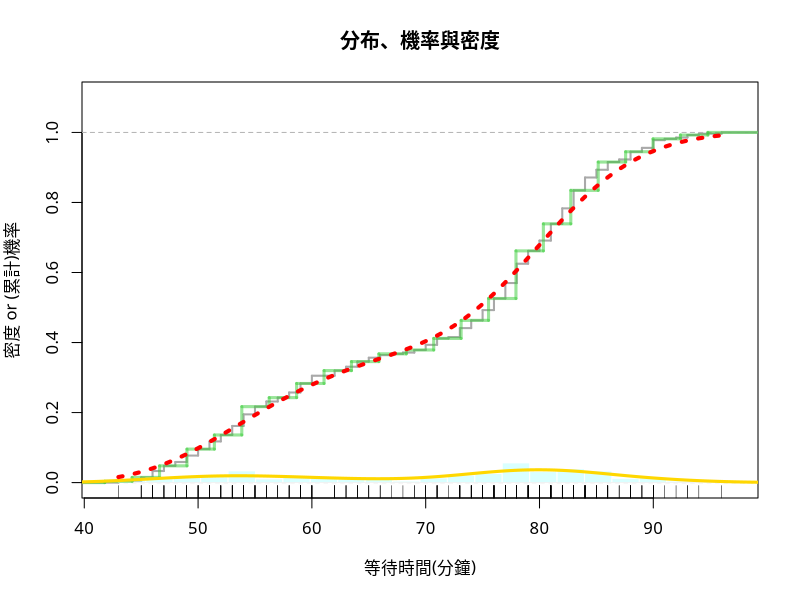

Here is the R script that generated this plot:
## ---- chunk 1

W = faithful$waiting  # copy to a short name

# Frame
plot(0,0,xlim=c(42,97),ylim=c(0,1.1),xlab="等待時間(分鐘)", 
     ylab="密度 or (累計)機率", main="分布、機率與密度",
     family = "蘋方-繁 中黑體")
abline(h=1, col='lightgray', lwd=0.25, lty=2)

# Empirical PDF
rug(W)
# Empirical CDF
plot(ecdf(W), cex=0, verticals=T, lwd=2, col='darkgray', add=T)

# Histogram PDF
Bins = 23               # no. bins
bx = seq(min(W), max(W), length=Bins) # break sequence 
hist(W, col="#B3FFFF7F", border="white", ylim=c(0,1.1),
     freq=F, breaks=bx, add=T)
abline(h=0, col='lightgray', lwd=0.25)
# Histogram CDF
adj = (bx[2] - bx[1])/2
steps = stepfun(bx-adj, c(0, sapply(bx, function(b) mean(W <= b))))
plot(steps, cex=0, col='#33CC337F', lwd=3, lty=1, add=T)

# Smooth PDF
Adjust = 1   # bandwidth adjustment
DENW = density(W, adjust = Adjust) #DENW = DEN for waiting time
lines(DENW, col='gold', lwd=3)
# Smooth CDF
PDFW = approxfun(DENW$x, DENW$y, yleft=0, yright=0) #PDFW = PDF for waiting time
x = seq(43,96,0.5)
y = sapply(x, function(i) integrate(PDFW, -Inf, i)$value)
lines(x, y, col='red', lwd=4, lty=3) 
## ---- chunk 2
D = faithful$eruptions
#(1)Adjust = 1   # bandwidth adjustment
#DEN = density(D, adjust = Adjust)
#(2)PDF = approxfun(DEN$x, DEN$y, yleft=0, yright=0)
#(3)y = sapply(x, function(i) integrate(PDF, -Inf, i)$value)
## ---- chunk 3
#(1)Adjust = 1   # bandwidth adjustment
Adjust = 1
DENW = density(W, adjust = Adjust)
PDFW = approxfun(DENW$x, DENW$y, yleft=0, yright=0)
integrate(PDFW, 80, 90)$value
#Ans:0.26805065
#(2)Adjust = 0.5 # bandwidth adjustment
Adjust = 0.5
DENW = density(W, adjust = Adjust)
PDFW = approxfun(DENW$x, DENW$y, yleft=0, yright=0)
integrate(PDFW, 80, 90)$value
#Ans:0.2827451
#(3)不一定，有時候會有過度適配的問題。
## ---- chunk 4
#方法1, 從Shiny App http://140.117.69.135:4949/tonychuo/Faith.Rmd 自行操作調整

#方法2
D = faithful$eruptions
Adjust = 0.5
DEN = density(D, adjust = Adjust)
PDF = approxfun(DEN$x, DEN$y, yleft=0, yright=0) #建好噴發時間的模型
#以下以for迴圈的概念，抓出彼此間隔為60秒的兩點i1＆i2，並積分兩點得出機率
i1=seq(1,5,by=0.1)
i2=seq(2,6,by=0.1)
p=data.frame(i1,i2)
for(i in 1:41){
  p[i,3]=integrate(PDF,i1[i],i2[i])$value
}
p[which(p$V3==max(p$V3)),] #再透過[]索引找出機率最大位於哪兩點間
100*max(p$V3) - 30 #計算期望值
## ---- chunk 5
#Ans: 參加
#Ans: 設於3.9～4.9分鐘間
#Ans: 期望值為17.7塊
